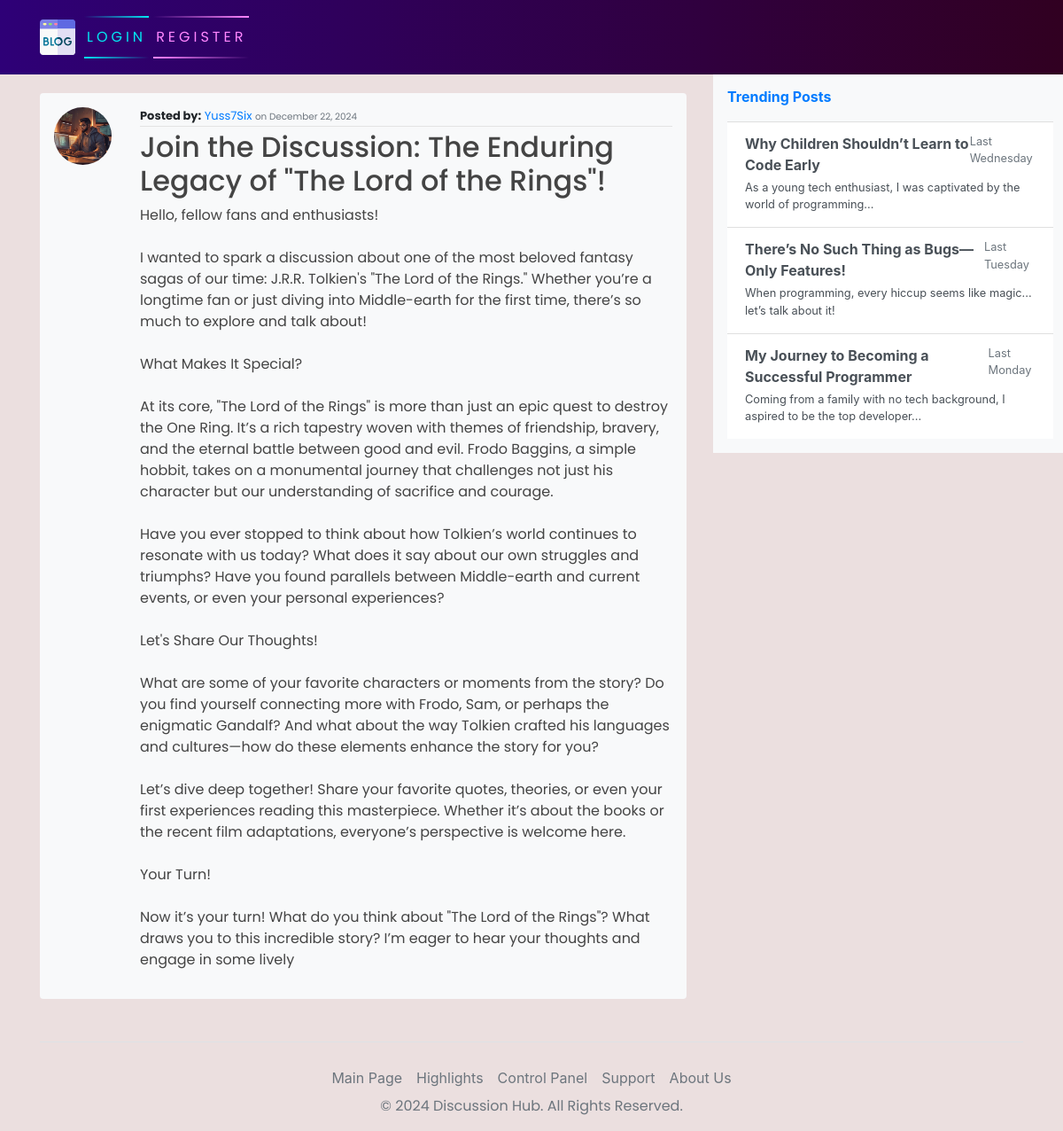
/post/1/, run on an earlier commit of the app's database.
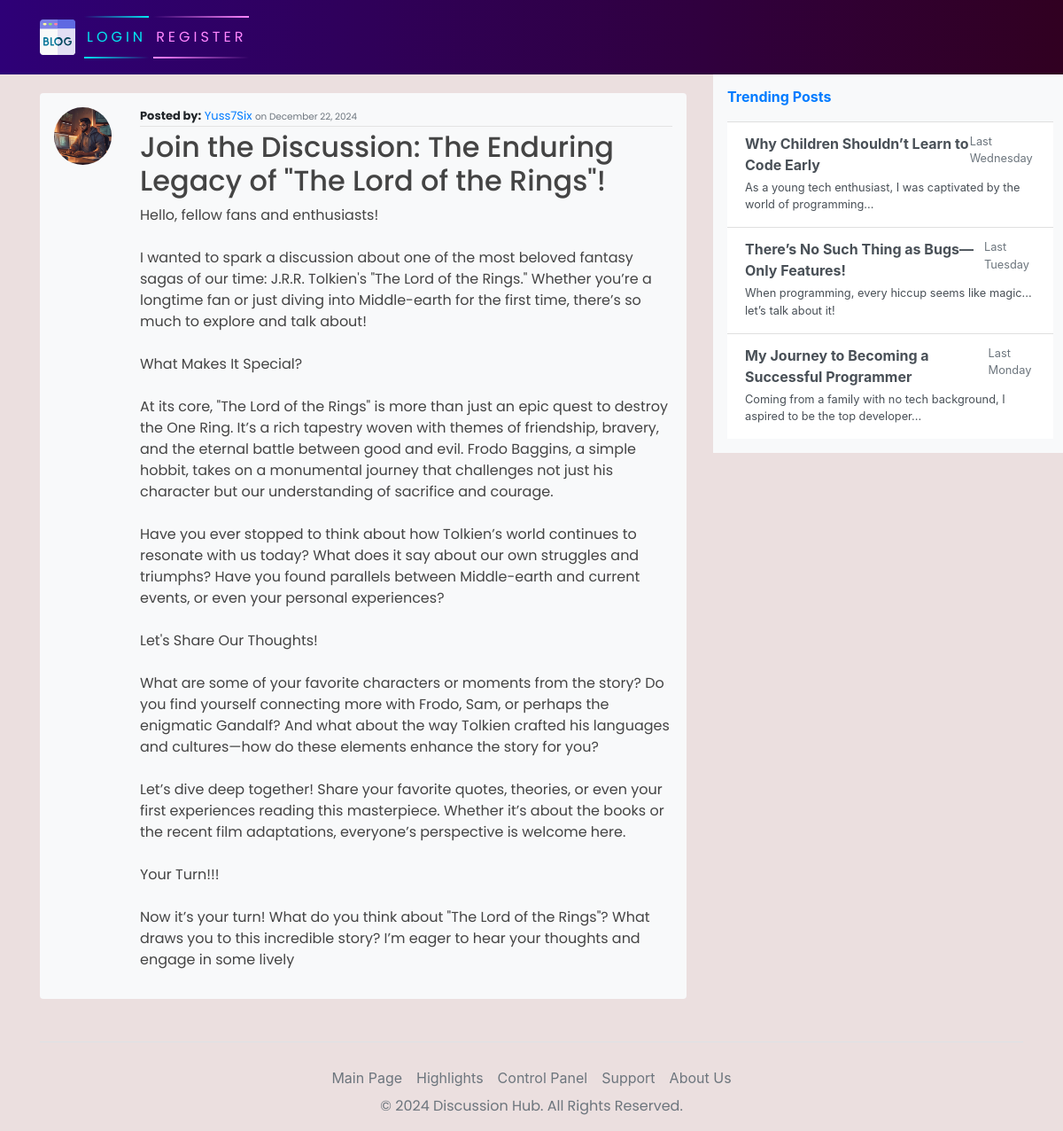
And on a later commit of the database.
### blog/models.py (models this page shows)
class Post(models.Model):
    title = models.CharField(max_length=200)
    content = models.TextField()
    date_posted = models.DateTimeField(default=timezone.now)
    author = models.ForeignKey(User, on_delete=models.CASCADE)

### users/models.py (models this page shows, shortened)
class Account(models.Model):
    user = models.OneToOneField(User, on_delete=models.CASCADE)
    avatar = models.ImageField(default='default.jpg', upload_to='images/')

### blog/views.py (the view)
# urls.py: path('post/<int:pk>/', PostDetailView.as_view(), name="blog-detail"),
class PostDetailView(DetailView):
    model = Post

### blog/templates/blog/post_detail.html (shortened to what this page needs)
{% extends 'base.html' %}
{% block content %}
<article class="media content-section my-4 p-3 bg-light rounded shadow-sm">
    <img class="rounded-circle article-img" src="{{ object.author.account.avatar.url }}" alt="Author's Profile Picture">
    <div class="media-body ml-3">
        <div class="article-metadata">
            <strong>Posted by:</strong>
            <a class="author-link" href="#">{{ object.author.username }}</a>
            <small class="text-muted">on {{ object.date_posted|date:"F j, Y" }}</small>
        </div>
        <h2>
            <a class="article-title" href="{% url 'blog-detail' object.id %}">{{ object.title }}</a>
        </h2>
        <p class="article-content">{{ object.content }}</p>
    </div>
</article>
{% endblock content %}

### templates/base.html (shortened to what this page needs)
{% load static %}
<!DOCTYPE html>
<html>
<head>
    <link rel="stylesheet" href="https://maxcdn.bootstrapcdn.com/bootstrap/4.0.0/css/bootstrap.min.css"
>
    <link rel="stylesheet" href="{% static 'css/head.css' %}">
</head>
<body>
    <header class="site-header">
        <nav class="navbar navbar-expand-md navbar-dark bg-steel fixed-top">
            <div class="container">
                <div class="collapse navbar-collapse" id="navbarToggle">
                    <div class="navbar-nav mr-auto">
                        {% if user.is_authenticated %}
                        <a class="nav-item nav-link" href="{% url 'welcome' %}">HOME</a>
                        <a class="nav-item nav-link" href="{% url 'about' %}">ABOUT</a>
                    </div>
                    <div class="navbar-nav">
                        <!-- <a class="nav-item nav-link" href="#">Login</a>
              <a class="nav-item nav-link" href="#">Register</a> -->
                        <div class="navbar-text text-black">
                            <h5 class="mb-0">Welcome, {{ request.user.username }}!</h5>
                        </div>
                        <a href="{% url 'blog-new' %}" id="auth-links">
                            <span></span>
                            <span></span>
                            <span></span>
                            <span></span>
                            Create Post
                        </a>
                        <a href="{% url 'account' %}" id="auth-links">
                            <span></span>
                            <span></span>
                            <span></span>
                            <span></span>
                            Account
                        </a>
                        <a href="{% url 'logout' %}" id="auth-links">
                            <span></span>
                            <span></span>
                            <span></span>
                            <span></span>
                            Logout
                        </a>
                        {% else %}
                        <a href="{% url 'login' %}" id="auth-links">
                            <span></span>
                            <span></span>
                            Login
                        </a>
                        <a href="{% url 'register' %}" id="auth-links">
                            <span></span>
                            <span></span>
                            Register
                        </a>
                        {% endif %}
                    </div>
                </div>
            </div>
        </nav>
    </header>
    <main role="main" class="container">
        <div class="row">
            <div class="col-md-8">
            </div>
            <div class="col-md-8">
                {% block content %}{% endblock %}
            </div>
            <div class="col-md-4">
                <div class="content-sectionw">
                    <div class="d-flex flex-column align-items-start bg-light p-3" style="width: 400px;">
                        <a id="latest-gist" style="text-decoration: none;" href="#"
                            class="d-flex align-items-center mb-3 text-primary">
                            <span class="fs-5 font-weight-bold">Trending Posts</span>
                        </a>
                        <div class="list-group list-group-flush">
                            <a href="#" class="list-group-item list-group-item-action">
                                <div class="d-flex justify-content-between">
                                    <strong class="mb-1">Why Children Shouldn’t Learn to Code Early</strong>
                                    <small class="text-muted">Last Wednesday</small>
                                </div>
                                <div class="mb-1 small">As a young tech enthusiast, I was captivated by the world of
                                    programming...</div>
                            </a>
                            <a href="#" class="list-group-item list-group-item-action">
                                <div class="d-flex justify-content-between">
                                    <strong class="mb-1">There’s No Such Thing as Bugs—Only Features!</strong>
                                    <small class="text-muted">Last Tuesday</small>
                                </div>
                                <div class="mb-1 small">When programming, every hiccup seems like magic... let’s talk
                                    about it!</div>
                            </a>
                            <a href="#" class="list-group-item list-group-item-action">
                                <div class="d-flex justify-content-between">
                                    <strong class="mb-1">My Journey to Becoming a Successful Programmer</strong>
                                    <small class="text-muted">Last Monday</small>
                                </div>
                                <div class="mb-1 small">Coming from a family with no tech background, I aspired to be
                                    the top developer...</div>
                            </a>
                        </div>
                    </div>
                </div>
            </div>
        </div>
        <footer class="mt-4">
            <nav class="nav justify-content-center border-top" style="padding-top: 20px;">
                <li class="nav-item"><a href="#" class="nav-link px-2 text-secondary">Main Page</a></li>
                <li class="nav-item"><a href="#" class="nav-link px-2 text-secondary">Highlights</a></li>
                <li class="nav-item"><a href="/admin/" class="nav-link px-2 text-secondary">Control Panel</a></li>
                <li class="nav-item"><a href="#" class="nav-link px-2 text-secondary">Support</a></li>
                <li class="nav-item"><a href="#" class="nav-link px-2 text-secondary">About Us</a></li>
            </nav>
            <p class="text-center text-secondary">&copy; 2024 Discussion Hub. All Rights Reserved.</p>
        </footer>
    </main>
</body>
</html>

### static/css/head.css (style rules this page uses)
body { background-color: rgb(235, 223, 223); margin-top: 5rem; background-size: contain; background-repeat: no-repeat; }
h1, h2, h3, h4, h5, h6, p { color: #444444; font-family: 'Poppins', sans-serif; }
.bg-steel { background: linear-gradient(270deg, rgb(49, 0, 33) 0%, rgb(46, 0, 119) 100%); }
.content-section { background: #ffffff; padding: 10px 20px; border-radius: 10px; margin-bottom: 20px; }
.article-title { color: #444444; }
.article-content { white-space: pre-line; }
.article-img { height: 65px; width: 65px; margin-right: 16px; }
.article-metadata { font-family: 'Poppins', sans-serif; padding-bottom: 1px; margin-bottom: 4px; font-size: 13px; border-bottom: 1px solid #e3e3e3 }
svg { width: 50px; height: 50px; }
#auth-links { font-family: 'Poppins', sans-serif; position: relative; display: inline-block; padding: 12px 3px; margin: 10px 0; color: #03e9f4; text-decoration: none; text-transform: uppercase; transition: 0.5s; letter-spacing: 4px; overflow: hidden; margin-right: 5px; }
#auth-links:nth-child(2) { filter: hue-rotate(110deg); }
#auth-links span { position: absolute; display: block; }
#auth-links span:nth-child(1) { top: 0; left: 0; width: 100%; height: 2px; background: linear-gradient(90deg, transparent, #03e9f4); animation: animate1 1s linear infinite; }
#auth-links span:nth-child(3) { bottom: 0; right: 0; width: 100%; height: 2px; background: linear-gradient(270deg, transparent, #03e9f4); animation: animate3 1s linear infinite; animation-delay: 0.50s; }

What changed in the data, as far as the page shows it:
changed Post "Join the Discussion: The Enduring Legacy of \"The Lord of the Rings\"!": content "…is welcome here. Your Turn! Now it’s your turn!…" → "…is welcome here. Your Turn!!! Now it’s your turn!…"
